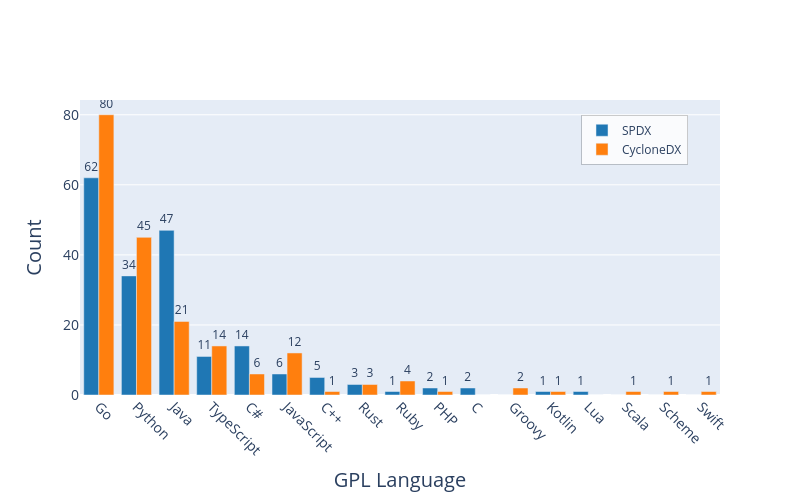
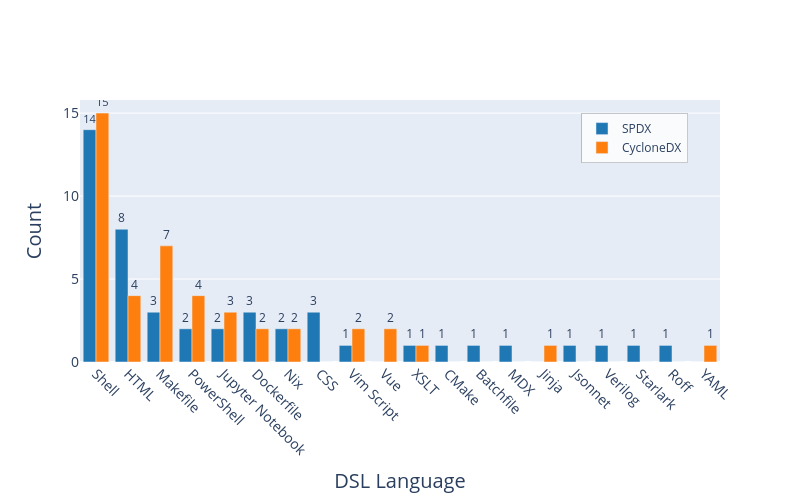

The notebook cell these images were saved under, in order:
### Code cell
import pandas as pd
import plotly.graph_objects as go
import plotly.express as px

# Read the CSV file
df = pd.read_csv('top250_projects.csv')

# Filter data for GPL and DSL projects
gpl_data = df[df['PL_category'] == 'GPL']
dsl_data = df[df['PL_category'] == 'DSL']

# Function to create language distribution chart
def create_language_chart(data, type):
    # Group by language and type, then count occurrences
    dist = data.groupby(['language', 'type']).size().reset_index(name='count')
    
    # Calculate total count per language to determine sorting order
    language_totals = dist.groupby('language')['count'].sum().reset_index()
    language_totals = language_totals.sort_values('count', ascending=False)
    
    # Create ordered list of languages based on total occurrence
    language_order = language_totals['language'].tolist()
    
    # Create the figure
    fig = go.Figure()
    
    # Define colors for SPDX and CycloneDX
    colors = {'SPDX': '#1f77b4', 'CycloneDX': '#ff7f0e'}
    
    # Get unique types
    types = dist['type'].unique()
    
    # Add bars for each type, using the ordered languages
    for type_name in types:
        type_data = dist[dist['type'] == type_name]
        
        # Create arrays for x and y values in the correct order
        x_values = []
        y_values = []
        text_values = []
        
        for lang in language_order:
            lang_data = type_data[type_data['language'] == lang]
            if not lang_data.empty:
                x_values.append(lang)
                y_values.append(lang_data['count'].iloc[0])
                text_values.append(lang_data['count'].iloc[0])
            else:
                x_values.append(lang)
                y_values.append(0)
                text_values.append('')
        
        fig.add_trace(
            go.Bar(
                x=x_values,
                y=y_values,
                name=type_name,
                marker_color=colors.get(type_name, '#1f77b4'),
                text=text_values,
                textposition='outside'
            )
        )
    
    # Update layout
    fig.update_layout(
        # title={
        #     'text': title,
        #     'x': 0.5,
        #     'xanchor': 'center',
        #     'font': {'size': 16}  # UNCOMMENT THIS FOR TITLE FONT
        # },
        xaxis_title=f"{type} Language",
        yaxis_title="Count",
        barmode='group',
        height=500,
        width=800,
        legend=dict(
            orientation="v",
            yanchor="top",
            y=0.95,
            xanchor="right",
            x=0.95,
            bgcolor="rgba(255,255,255,0.8)",
            bordercolor="rgba(0,0,0,0.2)",
            borderwidth=1
        ),
        # Add these new parameters for axis labeling fonts
        xaxis_title_font=dict(size=20),  # X-axis title font size
        yaxis_title_font=dict(size=20),  # Y-axis title font size
        xaxis_tickfont=dict(size=14),    # X-axis labels font size
        yaxis_tickfont=dict(size=14)     # Y-axis labels font size
    )
    
    # Rotate x-axis labels if there are many languages
    if len(language_order) > 5:
        fig.update_xaxes(tickangle=45)
    
    return fig, dist, language_totals

# Create GPL chart
gpl_fig, gpl_dist, gpl_totals = create_language_chart(gpl_data, type='GPL')

# Create DSL chart
dsl_fig, dsl_dist, dsl_totals = create_language_chart(dsl_data, type='DSL')

# Show both figures
gpl_fig.show()
dsl_fig.show()

# Save the figures as pdf files
gpl_fig.write_image("gpl_projects_chart.pdf")
dsl_fig.write_image("dsl_projects_chart.pdf")

### Figure 1 — Plotly figure (JSON) as saved in the notebook; plotly's stock layout.template omitted (floating-point values rounded to 4 significant figures)
{"data": [{"marker": {"color": "#1f77b4"}, "name": "SPDX", "text": ["62", "34", "47", "11", "14", "6", "5", "3", "1", "2", "2", "", "1", "1", "", "", ""], "textposition": "outside", "type": "bar", "x": ["Go", "Python", "Java", "TypeScript", "C#", "JavaScript", "C++", "Rust", "Ruby", "PHP", "C", "Groovy", "Kotlin", "Lua", "Scala", "Scheme", "Swift"], "y": [62, 34, 47, 11, 14, 6, 5, 3, 1, 2, 2, 0, 1, 1, 0, 0, 0]}, {"marker": {"color": "#ff7f0e"}, "name": "CycloneDX", "text": ["80", "45", "21", "14", "6", "12", "1", "3", "4", "1", "", "2", "1", "", "1", "1", "1"], "textposition": "outside", "type": "bar", "x": ["Go", "Python", "Java", "TypeScript", "C#", "JavaScript", "C++", "Rust", "Ruby", "PHP", "C", "Groovy", "Kotlin", "Lua", "Scala", "Scheme", "Swift"], "y": [80, 45, 21, 14, 6, 12, 1, 3, 4, 1, 0, 2, 1, 0, 1, 1, 1]}], "layout": {"barmode": "group", "height": 500, "legend": {"bgcolor": "rgba(255,255,255,0.8)", "bordercolor": "rgba(0,0,0,0.2)", "borderwidth": 1, "orientation": "v", "x": 0.95, "xanchor": "right", "y": 0.95, "yanchor": "top"}, "width": 800, "xaxis": {"tickangle": 45, "tickfont": {"size": 14}, "title": {"font": {"size": 20}, "text": "GPL Language"}}, "yaxis": {"tickfont": {"size": 14}, "title": {"font": {"size": 20}, "text": "Count"}}}}

### Figure 2 — Plotly figure (JSON) as saved in the notebook; plotly's stock layout.template omitted (floating-point values rounded to 4 significant figures)
{"data": [{"marker": {"color": "#1f77b4"}, "name": "SPDX", "text": ["14", "8", "3", "2", "2", "3", "2", "3", "1", "", "1", "1", "1", "1", "", "1", "1", "1", "1", ""], "textposition": "outside", "type": "bar", "x": ["Shell", "HTML", "Makefile", "PowerShell", "Jupyter Notebook", "Dockerfile", "Nix", "CSS", "Vim Script", "Vue", "XSLT", "CMake", "Batchfile", "MDX", "Jinja", "Jsonnet", "Verilog", "Starlark", "Roff", "YAML"], "y": [14, 8, 3, 2, 2, 3, 2, 3, 1, 0, 1, 1, 1, 1, 0, 1, 1, 1, 1, 0]}, {"marker": {"color": "#ff7f0e"}, "name": "CycloneDX", "text": ["15", "4", "7", "4", "3", "2", "2", "", "2", "2", "1", "", "", "", "1", "", "", "", "", "1"], "textposition": "outside", "type": "bar", "x": ["Shell", "HTML", "Makefile", "PowerShell", "Jupyter Notebook", "Dockerfile", "Nix", "CSS", "Vim Script", "Vue", "XSLT", "CMake", "Batchfile", "MDX", "Jinja", "Jsonnet", "Verilog", "Starlark", "Roff", "YAML"], "y": [15, 4, 7, 4, 3, 2, 2, 0, 2, 2, 1, 0, 0, 0, 1, 0, 0, 0, 0, 1]}], "layout": {"barmode": "group", "height": 500, "legend": {"bgcolor": "rgba(255,255,255,0.8)", "bordercolor": "rgba(0,0,0,0.2)", "borderwidth": 1, "orientation": "v", "x": 0.95, "xanchor": "right", "y": 0.95, "yanchor": "top"}, "width": 800, "xaxis": {"tickangle": 45, "tickfont": {"size": 14}, "title": {"font": {"size": 20}, "text": "DSL Language"}}, "yaxis": {"tickfont": {"size": 14}, "title": {"font": {"size": 20}, "text": "Count"}}}}
